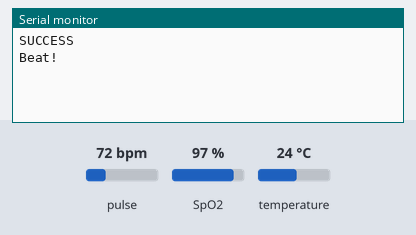
The sketch below on a simulated ESP32. Parts: the last lines printed to the serial monitor. Inputs (shaded band) come from the test bench; at power-on: pulse 72 bpm, temperature 24 °C, SpO2 97 %.

Above: at 1.2 s.
1.3 s: pulse set to 42 bpm
At 3.4 s:
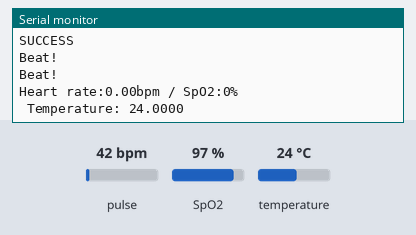
3.7 s: temperature set to 12 °C
At 4.4 s:
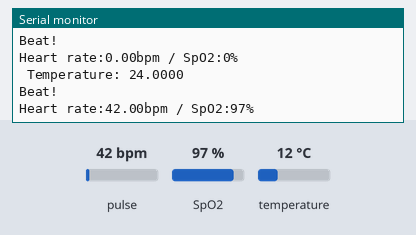
5.2 s: SpO2 set to 80 %
At 5.2 s:
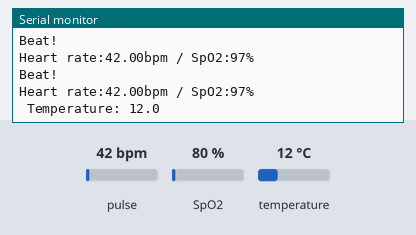
6.7 s: temperature set to 19 °C
At 6.7 s:
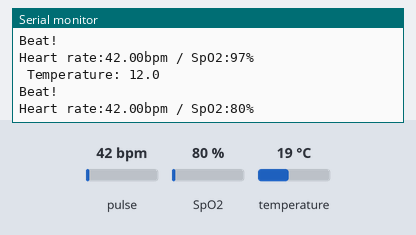
8.2 s: pulse set to 70 bpm
At 9.5 s:
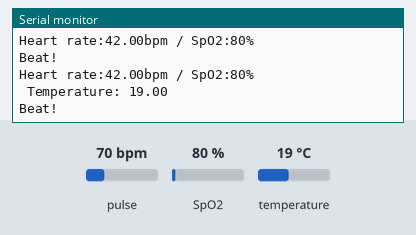
Timing chart, 0 to 10.7 s (numbered marks = the images above; inputs shaded):
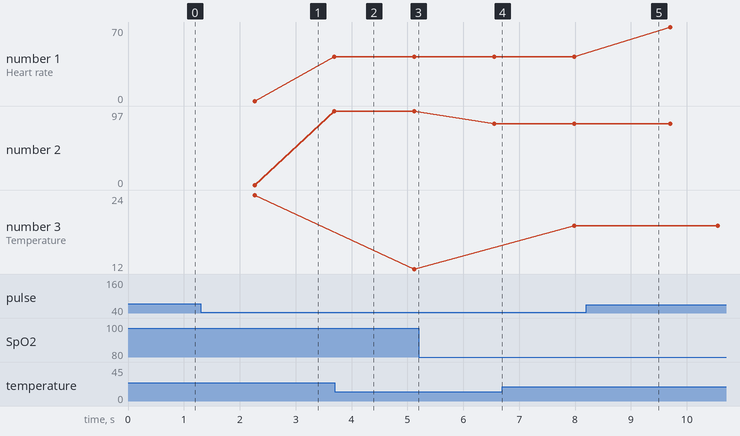

Measured:
- plotted number 1: 42 → 70 after the input at 8.2 s
- plotted number 2: 97 → 80 after the input at 5.2 s
- plotted number 3: 24 → 12 after the input at 3.7 s, 12 → 19 after the input at 6.7 s

The sketch:

ESP32read--max-dalls.ino
```cpp
#include <OneWire.h>
#include <DallasTemperature.h>
#include <Wire.h>
#include "MAX30100_PulseOximeter.h"

#define REPORTING_PERIOD_MS     1000

// Create a PulseOximeter object
PulseOximeter pox;

// Time at which the last beat occurred
uint32_t tsLastReport = 0;
// Data wire is plugged into port 2 on the Arduino
#define ONE_WIRE_BUS 23

// Setup a oneWire instance to communicate with any OneWire devices (not just Maxim/Dallas temperature ICs)
OneWire oneWire(ONE_WIRE_BUS);

// Pass our oneWire reference to Dallas Temperature.
DallasTemperature sensors(&oneWire);

DeviceAddress tempDeviceAddress;

int  resolution = 12;
unsigned long lastTempRequest = 0;
int  delayInMillis = 0;
float temperature = 0.0;
int  idle = 0;


// Callback routine is executed when a pulse is detected
void onBeatDetected() {
  Serial.println("Beat!");
  // Grab the updated heart rate and SpO2 levels
  if (millis() - tsLastReport > REPORTING_PERIOD_MS) {
    Serial.print("Heart rate:");
    Serial.print(pox.getHeartRate());
    Serial.print("bpm / SpO2:");
    Serial.print(pox.getSpO2());
    Serial.println("%");

    tsLastReport = millis();
  }

  idle++;

    if (millis() - lastTempRequest >= 2000) // waited long enough??
  {
    //digitalWrite(13, LOW);
    Serial.print(" Temperature: ");
    temperature = sensors.getTempCByIndex(0);
    Serial.println(temperature, resolution - 8);

    idle = 0;

    resolution++;
    if (resolution > 12) resolution = 9;

    sensors.setResolution(tempDeviceAddress, resolution);
    sensors.requestTemperatures();
    delayInMillis = 750 / (1 << (12 - resolution));
    lastTempRequest = millis();
  }

}

void configureMax30100() {
  // Configure sensor to use 7.6mA for LED drive
  pox.setIRLedCurrent(MAX30100_LED_CURR_7_6MA);
  // Register a callback routine
  pox.setOnBeatDetectedCallback(onBeatDetected);
}

void setup(void)
{
  Serial.begin(115200);
  sensors.begin();
  sensors.getAddress(tempDeviceAddress, 0);
  sensors.setResolution(tempDeviceAddress, resolution);

  sensors.setWaitForConversion(false);
  sensors.requestTemperatures();
  delayInMillis = 750 / (1 << (12 - resolution));
  lastTempRequest = millis();

  Wire.setClock(400000UL); // I tried changing the I2C_BUS_SPEED to 100Khz, it made no difference in the output values
  // Initialize sensor
  if (!pox.begin()) {
    Serial.println("FAILED");
    for (;;);
  } else {
    Serial.println("SUCCESS");
  }

  configureMax30100();
}

void loop(void)
{
  // update data MAX100
  pox.update();


}
```
